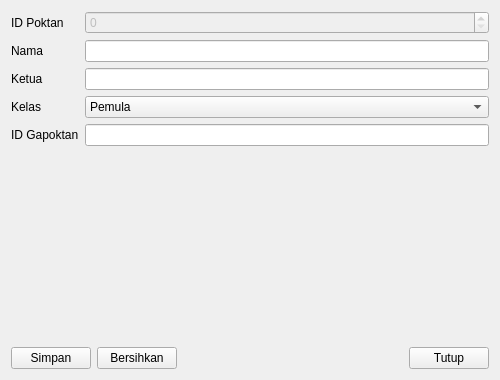
<?xml version="1.0" encoding="UTF-8"?>
<ui version="4.0">
 <class>PoktanForm</class>
 <widget class="QWidget" name="PoktanForm">
  <property name="geometry">
   <rect><x>0</x><y>0</y><width>500</width><height>380</height></rect>
  </property>
  <property name="windowTitle">
   <string>Form Poktan (Sederhana)</string>
  </property>
  <layout class="QVBoxLayout" name="verticalLayout">
   <item>
    <layout class="QFormLayout" name="formLayout">
     
<item row="0" column="0"><widget class="QLabel" name="lblId"><property name="text"><string>ID Poktan</string></property></widget></item>
<item row="0" column="1"><widget class="QSpinBox" name="id_poktan"><property name="enabled"><bool>false</bool></property><property name="maximum"><number>2147483647</number></property></widget></item>

<item row="1" column="0"><widget class="QLabel" name="lblNama"><property name="text"><string>Nama</string></property></widget></item>
<item row="1" column="1"><widget class="QLineEdit" name="nama_poktan"/></item>

<item row="2" column="0"><widget class="QLabel" name="lblKetua"><property name="text"><string>Ketua</string></property></widget></item>
<item row="2" column="1"><widget class="QLineEdit" name="ketua"/></item>

<item row="3" column="0"><widget class="QLabel" name="lblKelas"><property name="text"><string>Kelas</string></property></widget></item>
<item row="3" column="1"><widget class="QComboBox" name="kelas">
 <item><property name="text"><string>Pemula</string></property></item>
 <item><property name="text"><string>Madya</string></property></item>
 <item><property name="text"><string>Utama</string></property></item>
</widget></item>

<item row="4" column="0"><widget class="QLabel" name="lblIdGapoktan"><property name="text"><string>ID Gapoktan</string></property></widget></item>
<item row="4" column="1"><widget class="QLineEdit" name="id_gapoktan"/></item>

    </layout>
   </item>
   <item>
    <layout class="QHBoxLayout" name="buttonLayout">
     <item><widget class="QPushButton" name="btnSave"><property name="text"><string>Simpan</string></property></widget></item>
     <item><widget class="QPushButton" name="btnClear"><property name="text"><string>Bersihkan</string></property></widget></item>
     <item>
      <spacer name="horizontalSpacer">
       <property name="orientation"><enum>Qt::Horizontal</enum></property>
       <property name="sizeHint"><size><width>40</width><height>20</height></size></property>
      </spacer>
     </item>
     <item><widget class="QPushButton" name="btnClose"><property name="text"><string>Tutup</string></property></widget></item>
    </layout>
   </item>
  </layout>
 </widget>
 <resources/>
 <connections/>
</ui>
